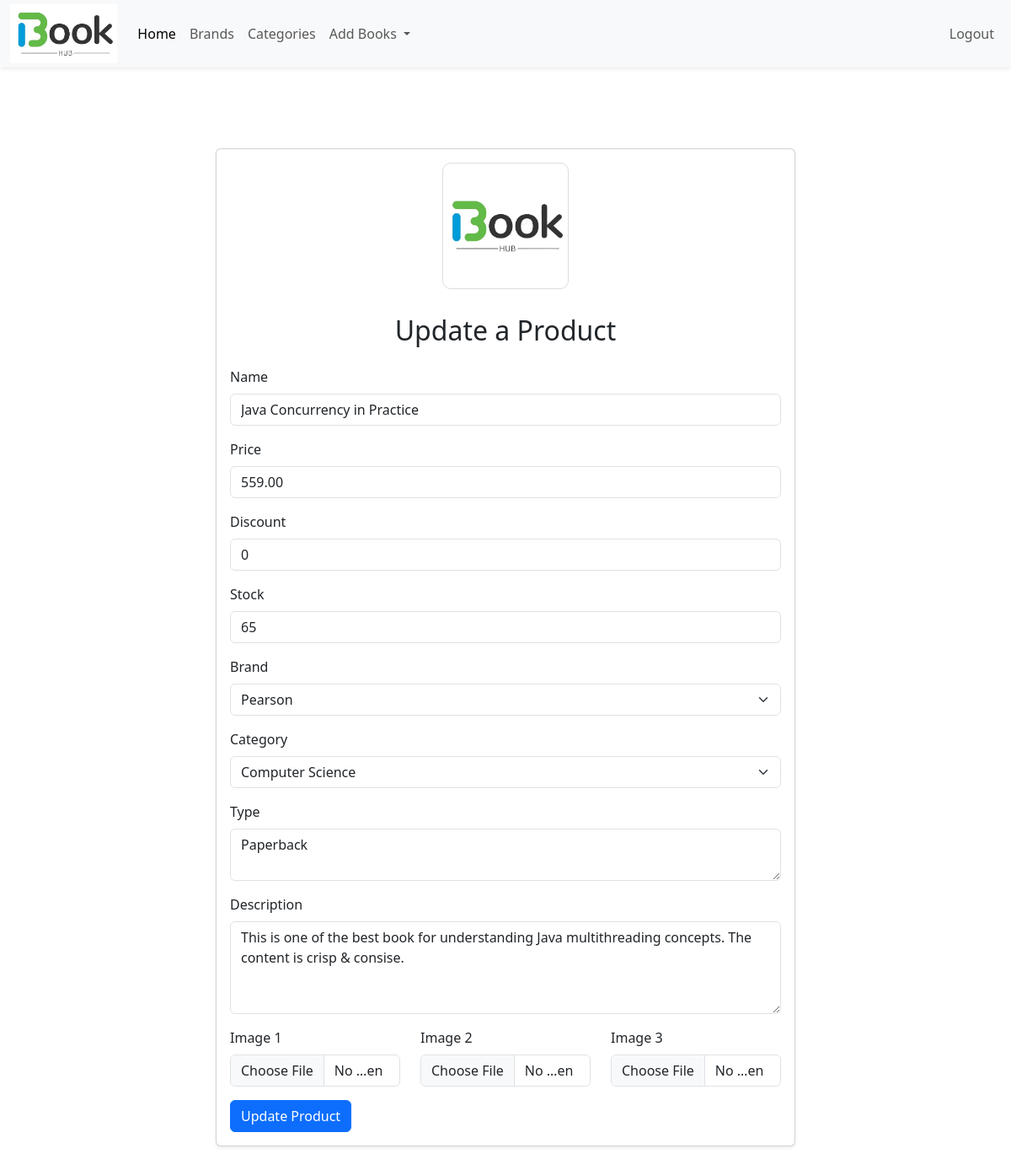
The page /updateproduct/2 on the database its author committed.
### shop/products/models.py (models this page shows, shortened)
class Addproducts(db.Model):
    __searchable__ = ['name','desc']
    __tablename__ = 'addproducts'
    id = db.Column(db.Integer, primary_key=True)
    name = db.Column(db.String(80), nullable=False)
    price = db.Column(db.Numeric(10,2),nullable=False)
    discount = db.Column(db.Integer,default=0)
    stock = db.Column(db.Integer,nullable=False)
    colors = db.Column(db.Text,nullable=False)
    desc = db.Column(db.Text, nullable=False)
    pub_date = db.Column(db.DateTime, nullable=False,
        default=datetime.utcnow)
    brand_id = db.Column(db.Integer, db.ForeignKey('brand.id'),nullable=False)
    brand = db.relationship('Brand',backref=db.backref('brands', lazy=True))
    category_id = db.Column(db.Integer, db.ForeignKey('category.id'),nullable=False)
    category = db.relationship('Category',backref=db.backref('posts', lazy=True))
    image_1 = db.Column(db.String(150),nullable =False,default ='image.jpg')
    image_2 = db.Column(db.String(150),nullable =False,default ='image.jpg')
    image_3 = db.Column(db.String(150),nullable =False,default ='image.jpg')

class Brand(db.Model):
  id = db.Column(db.Integer,primary_key=True)
  name = db.Column(db.String(30),nullable=False,unique =True)

class Category(db.Model):
  id = db.Column(db.Integer,primary_key=True)
  name = db.Column(db.String(30),nullable=False,unique =True)

### shop/products/routes.py (the view, shortened to what this page needs)
@app.route('/updateproduct/<int:id>',methods=['GET','POST'])
def updateproduct(id):
  brands = Brand.query.all()
  categories = Category.query.all()
  product = Addproducts.query.get_or_404(id)
  brand = request.form.get('brand')
  category = request.form.get('category')
  form = AddproductForm(request.form)
  form.name.data = product.name
  form.price.data = product.price
  form.discount.data = product.discount
  form.stock.data = product.stock
  form.colors.data = product.colors
  form.desc.data = product.desc
  return render_template('products/updateproduct.html',form=form,brands=brands,categories=categories,product=product)

### shop/products/forms.py
class AddproductForm(FlaskForm):
  name = StringField('Name',[validators.DataRequired()])
  price = DecimalField('Price',[validators.DataRequired()])
  discount = IntegerField('Discount',default=0)
  stock = IntegerField('Stock',[validators.DataRequired()])
  desc = TextAreaField('Description',[validators.DataRequired()])
  colors = TextAreaField('Type',[validators.DataRequired()])
  image_1 = FileField('Image 1',validators=[FileAllowed(['jpg','png','gif','jpeg'],'images only please')])
  image_2 = FileField('Image 2',validators=[FileAllowed(['jpg','png','gif','jpeg'],'images only please')])
  image_3 = FileField('Image 3',validators=[FileAllowed(['jpg','png','gif','jpeg'],'images only please')])
  submit = SubmitField('Add Product')

### shop/templates/products/updateproduct.html (shortened to what this page needs)
{% extends "layout.html" %}
{% block content %}
{% include 'admin/navbar1.html' %}
<div class="container mt-5 p-5">
  <div class="row justify-content-center">
    <div class="col-md-8">
      <div class="card shadow-sm">
        <div class="card-body">
          <div class="text-center mb-4">
            <div class="logo-container d-inline-block">
              <img src="{{ url_for('static', filename='images/Logo.jpg') }}" alt="Logo" class="img-fluid">
            </div>
          </div>
          <h2 class="text-center mb-4">Update a Product</h2>
          {% from "_formhelpers.html" import render_field %}
          <form action="" method="POST" enctype="multipart/form-data">
            {{ render_field(form.name, class="form-control mb-3", placeholder="Product Name") }}
            {{ render_field(form.price, class="form-control mb-3", placeholder="Product Price") }}
            {{ render_field(form.discount, class="form-control mb-3", placeholder="Product Discount") }}
            {{ render_field(form.stock, class="form-control mb-3", placeholder="Product Stock") }}
            <div class="mb-3">
              <label for="brand" class="form-label">Brand</label>
              <select name="brand" id="brand" class="form-select">
                <option value="{{ product.brand_id }}">{{ product.brand.name }}</option>
              </select>
            </div>
            <div class="mb-3">
              <label for="category" class="form-label">Category</label>
              <select name="category" id="category" class="form-select">
                <option value="{{ product.category_id }}">{{ product.category.name }}</option>
              </select>
            </div>
            {{ render_field(form.colors, class="form-control mb-3", placeholder="Product Colors") }}
            {{ render_field(form.desc, class="form-control mb-3", placeholder="Product Details", rows="4") }}
            <div class="row mb-3">
              <div class="col-md-4">
                {{ render_field(form.image_1, class="form-control") }}
              </div>
              <div class="col-md-4">
                {{ render_field(form.image_2, class="form-control") }}
              </div>
              <div class="col-md-4">
                {{ render_field(form.image_3, class="form-control") }}
              </div>
            </div>
            <button type="submit" class="btn btn-primary">Update Product</button>
          </form>
        </div>
      </div>
    </div>
  </div>
</div>
{% endblock content %}

### shop/templates/_formhelpers.html (shortened to what this page needs)
{% macro render_field(field, name) %}
    <div class="form-group">
        {{ field.label(class="form-label") }}
        {{ field(**kwargs) }}
    </div>
{% endmacro %}

### shop/templates/admin/navbar1.html (style rules this page uses)
body { padding-top: 80px; }

### shop/templates/products/updateproduct.html (style rules this page uses)
.logo-container { width: 150px; height: 150px; display: flex; align-items: center; justify-content: center; border: 1px solid #ddd; border-radius: 10px; overflow: hidden; }
.logo-container img { width: 100%; height: 100%; object-fit: contain; }

### rows shown on the page
Addproducts: name "Java Concurrency in Practice", price "559.00", discount "0", stock "65", colors "Paperback", desc "This is one of the best book for understanding Java multithreading concepts. The content is crisp & consise."
Brand: brand "Pearson"
Category: category "Computer Science"

### other values the page prints
{{ field.label(class="form-label") }} "Name Price Discount Stock Type Description Image 1 Image 2 Image 3"
